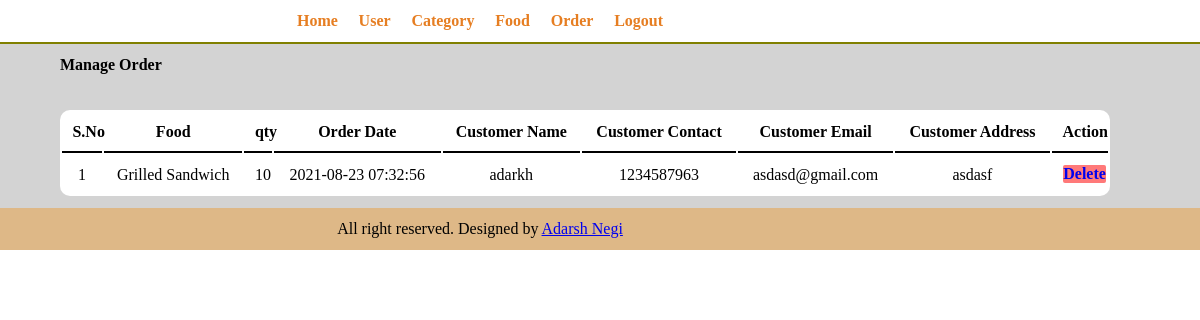
Screenshot of /restaurant/main/manage-order.php (signed in) with the database file from the repository.
### tables this page shows
CREATE TABLE `tbl_order` (
  `id` int(10) UNSIGNED NOT NULL,
  `food` varchar(150) NOT NULL,
  `price` decimal(10,2) NOT NULL,
  `qty` int(11) NOT NULL,
  `total` decimal(10,2) NOT NULL,
  `order_date` datetime NOT NULL,
  `status` varchar(50) NOT NULL,
  `customer_name` varchar(150) NOT NULL,
  `customer_contact` varchar(20) NOT NULL,
  `customer_email` varchar(150) NOT NULL,
  `customer_address` varchar(150) NOT NULL
);

### restaurant/main/manage-order.php (the view, shortened to what this page needs)
<?php
    include("parts/menu.php");
?>
    <div class="main-content">
        <div class="wrapper">
            <strong>Manage Order</strong>
            <table class="table-adm">
                <br><br><br>
                    <tr>
                        <th>S.No</td>
                        <th>Food</td>
                        <th>qty</th>
                        <th>Order Date</td>
                        <th>Customer Name</td>
                        <th>Customer Contact</th>
                        <th>Customer Email</th>
                        <th>Customer Address</th>
                        <th>Action</th>
                    </tr>
                <?php
                    $sql="SELECT * FROM tbl_order ORDER BY id DESC";
                    $res=mysqli_query($conn,$sql);
                    $sn=1;
                    if($res==TRUE)
                    {
                        $count=mysqli_num_rows($res);
                        if($count>0)
                        {
                            while($row=mysqli_fetch_assoc($res))
                            {
                                $id=$row['id'];
                                $food=$row['food'];
                                $qty=$row['qty'];
                                $order_date=$row['order_date'];
                                $customer_name=$row['customer_name'];
                                $customer_contact=$row['customer_contact'];
                                $customer_email=$row['customer_email'];
                                $customer_address=$row['customer_address'];
                            ?>
                            <tr>
                                <td><?php echo $sn++; ?></td>
                                <td><?php echo $food; ?></td>
                                <td><?php echo $qty; ?></td>
                                <td><?php echo $order_date; ?></td>
                                <td><?php echo $customer_name; ?></td>
                                <td><?php echo $customer_contact; ?></td>
                                <td><?php echo $customer_email; ?></td>
                                <td><?php echo $customer_address; ?></td>
                                <td>
                                    <a onclick="return confirm('are you sure you want to delete?')" class="btn-secondary" href="<?php echo SITEURL;?>/main/delete-order.php?id=<?php echo $id;?>">Delete</a>
                                </td>
                            </tr>
                            <?php
                            }
                        }
                    }
                ?>
                </table>
            </div>
        </div>
<?php include("parts/footer.php")?>

### restaurant/css/admin.css (style rules this page uses)
* { margin: 0 0; padding: 0 0; }
.wrapper { padding: 1%; margin: 0 4%; width: 70%; }
.main-content { background-color: lightgray; }
.table-adm { background-color: white; border-radius: 10px; width: 125%; }
table tr th { padding: 1%; margin: 1%; border-bottom: 2px solid black; }
table tr td { padding: 1%; text-align: center; }
.btn-secondary { text-decoration: none; padding: 1%; background-color: #ff7979; font-weight: bold; border-radius: 2px; margin: 0 1%; }

### rows the page displays
tbl_order: food "Grilled Sandwich", qty "10", order_date "2021-08-23 07:32:56", customer_name "adarkh", customer_contact "1234587963", customer_email "asdasd@gmail.com", customer_address "asdasf"
